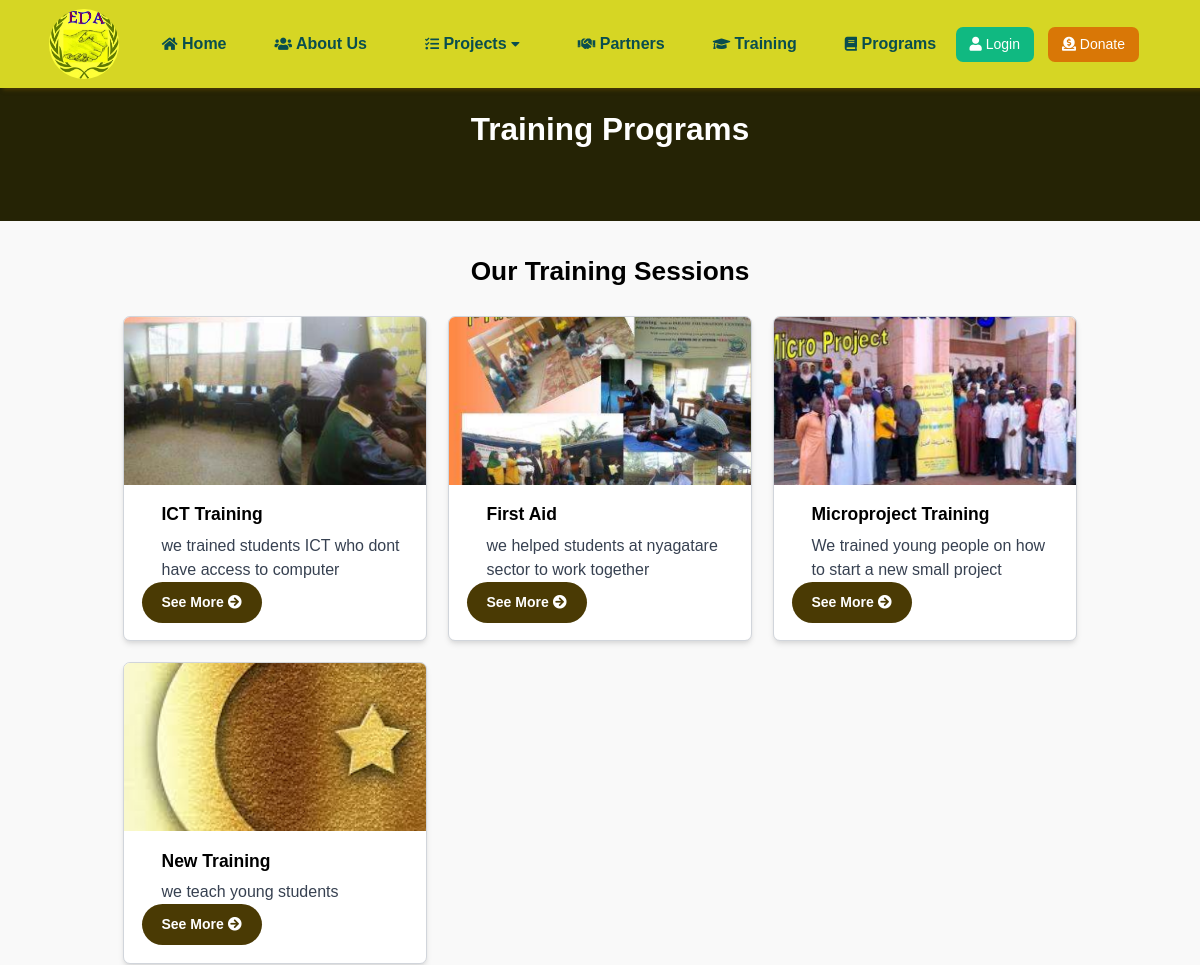
The page /trainings/ (upper part) on the database as committed earlier.
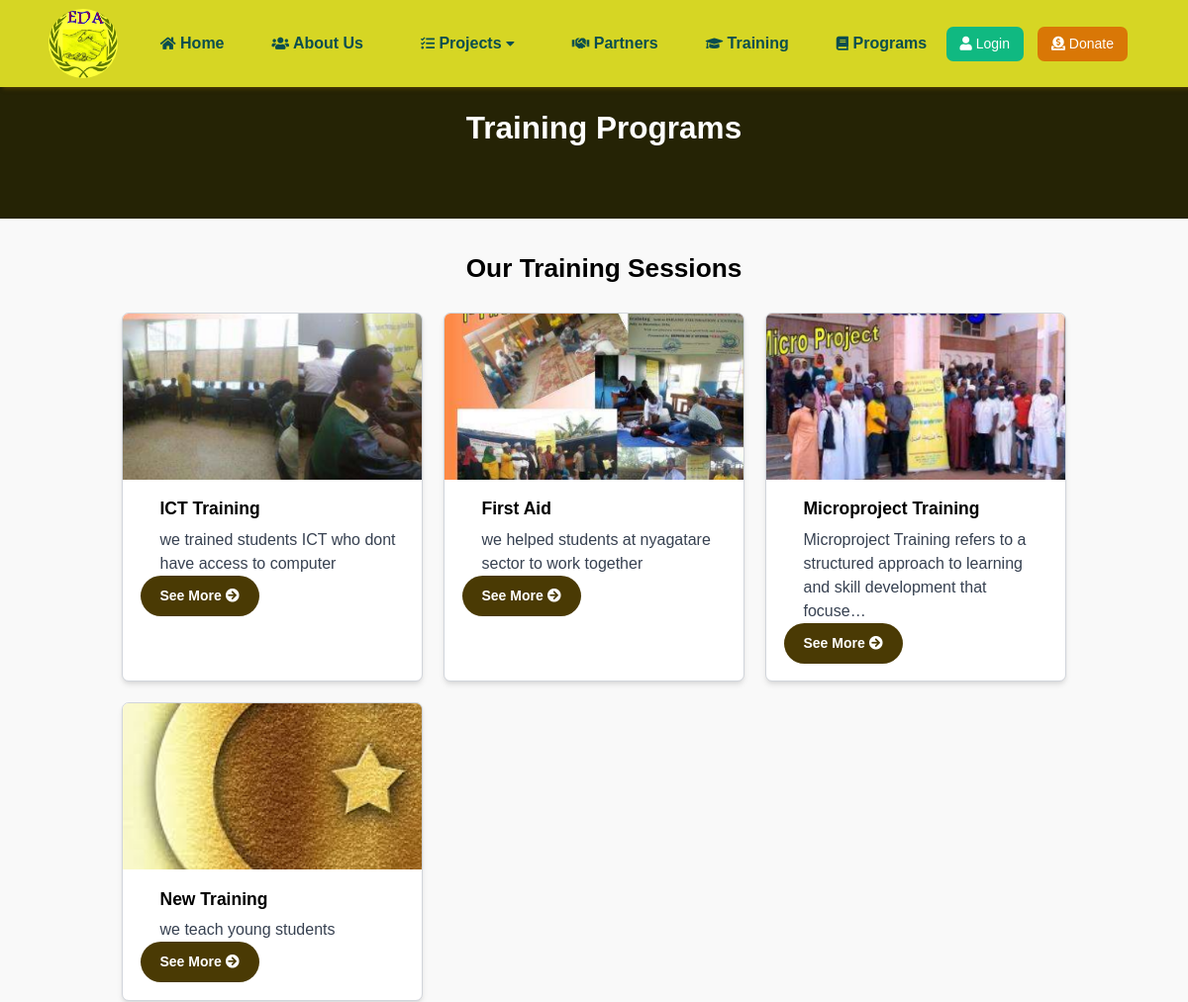
The same page on the database as committed later.
### eda/models.py (models this page shows, shortened)
class Training(models.Model):
    name = models.CharField(max_length=200)
    location = models.CharField(max_length=200)
    description = models.TextField()
    image = models.ImageField(upload_to='images/', null=True, blank=True)
    created_at = models.DateTimeField(auto_now_add=True)
    updated_at = models.DateTimeField(auto_now=True)

### eda/views.py (the view)
# urls.py: path('trainings/', views.training_list, name='trainings'),
def training_list(request):
    trainings = Training.objects.all()
    return render(request, 'trainings.html', {'trainings': trainings})

### templates/Trainings.html (shortened to what this page needs)
﻿{% extends 'base.html' %}
{% block content %}
<section class="hero-section block h-10 py-10 items-center justify-center text-center bg-yellow-900 text-white">
    <h1 class="text-4xl font-bold">Training Programs</h1>
</section>
<main class="container mx-auto py-10">
    <h2 class="text-3xl font-semibold text-center mb-8">Our Training Sessions</h2>
    <div class="grid grid-cols-1 sm:grid-cols-2 md:grid-cols-3 gap-6 px-10">
        {% for training in trainings %}
        <div class="bg-white shadow-md rounded-lg overflow-hidden transition-transform hover:shadow-lg border border-gray-300">
            <img src="{{ training.image.url }}" alt="{{ training.name }}" class="w-full h-48 object-cover">
            <div class="p-5">
                <h3 class="text-xl font-semibold">{{ training.name }}</h3>
                <p class="mt-2 text-gray-700">{{ training.description|truncatechars:100 }}</p>
                <a href="{% url 'training_detail' training.id %}" class="button-primary">See More <i class="fas fa-arrow-circle-right "></i></a>
            </div>
        </div>
        {% empty %}
        <p class="text-gray-700 text-center">No training sessions available at the moment.</p>
        {% endfor %}
    </div>
</main>
{% endblock %}

Rows that differ between the two databases and show on the page:
changed Training "Microproject Training": description "We trained young people on how to start a new small project" → "Microproject Training refers to a structured approach to learning and skill development that focuse…"
